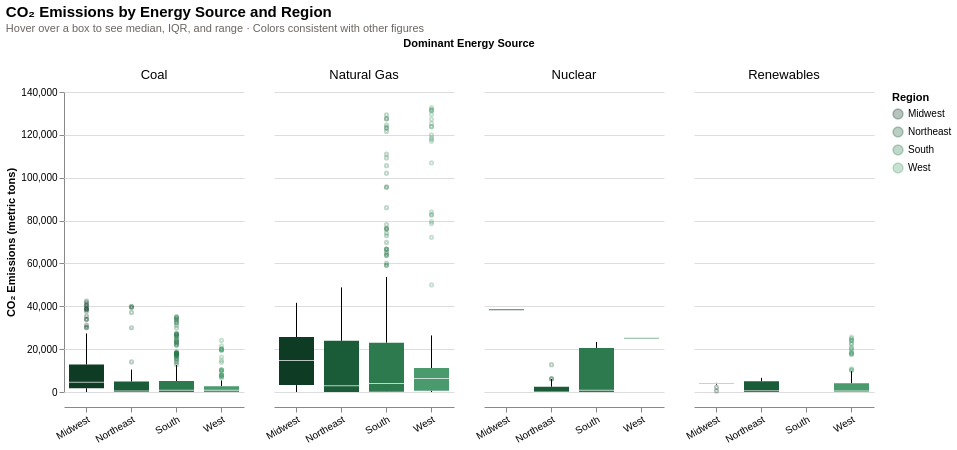

Here is the notebook cell this chart was saved with:
### Code cell
# CO2 Emissions by Region and Energy Source
df_box = df.dropna(subset=["Region", "Dominant_Energy_Source", "CO2_Emissions"]).copy()

df_box["Q1"]     = df_box.groupby(["Region","Dominant_Energy_Source"])["CO2_Emissions"].transform(lambda x: x.quantile(0.25))
df_box["Median"] = df_box.groupby(["Region","Dominant_Energy_Source"])["CO2_Emissions"].transform("median")
df_box["Q3"]     = df_box.groupby(["Region","Dominant_Energy_Source"])["CO2_Emissions"].transform(lambda x: x.quantile(0.75))
df_box["IQR"]    = df_box["Q3"] - df_box["Q1"]
df_box["Min"]    = df_box.groupby(["Region","Dominant_Energy_Source"])["CO2_Emissions"].transform("min")
df_box["Max"]    = df_box.groupby(["Region","Dominant_Energy_Source"])["CO2_Emissions"].transform("max")

# Darker distinct shades of green
color_scale = alt.Scale(
    domain=["Midwest", "Northeast", "South", "West"],
    range=["#0d3b24", "#1a5c38", "#2d7a4f", "#4a9a6e"]
)

base = alt.Chart(df_box)

boxes = base.mark_boxplot(
    extent=1.5,
    size=35,
    outliers=alt.MarkConfig(size=10, opacity=0.3),
).encode(
    x=alt.X("Region:N", title=None,
            axis=alt.Axis(labelAngle=-30, labelFontSize=10)),
    y=alt.Y("CO2_Emissions:Q", title="CO\u2082 Emissions (metric tons)"),
    color=alt.Color("Region:N", title="Region",
                    scale=color_scale,
                    legend=alt.Legend(orient="right")),
)

tooltip_layer = base.mark_point(opacity=0, size=900).encode(
    x=alt.X("Region:N"),
    y=alt.Y("Median:Q"),
    color=alt.Color("Region:N", scale=color_scale, legend=None),
    tooltip=[
        alt.Tooltip("Dominant_Energy_Source:N", title="Energy Source"),
        alt.Tooltip("Region:N",                 title="Region"),
        alt.Tooltip("Median:Q", title="Median CO\u2082",  format=",.0f"),
        alt.Tooltip("Q1:Q",     title="Q1 (25th %)", format=",.0f"),
        alt.Tooltip("Q3:Q",     title="Q3 (75th %)", format=",.0f"),
        alt.Tooltip("IQR:Q",    title="IQR",         format=",.0f"),
        alt.Tooltip("Min:Q",    title="Min CO\u2082",     format=",.0f"),
        alt.Tooltip("Max:Q",    title="Max CO\u2082",     format=",.0f"),
    ],
)

boxplot = (
    alt.layer(boxes, tooltip_layer)
    .properties(width=180)
    .facet(
        column=alt.Column(
            "Dominant_Energy_Source:N",
            title="Dominant Energy Source",
            header=alt.Header(labelFontSize=13)
        ),
        spacing=30
    )
    .properties(
        title=alt.TitleParams(
            text="CO\u2082 Emissions by Energy Source and Region",
            subtitle="Hover over a box to see median, IQR, and range \u00b7 Colors consistent with other figures",
            fontSize=15,
            subtitleFontSize=11,
            subtitleColor="#6b6560"
        )
    )
    .configure_view(strokeWidth=0)
    .resolve_scale(y="shared")
)

boxplot

### Figure 1 — Vega-Lite specification as saved in the notebook (floating-point values rounded to 4 significant figures; data arrays with more than 128 entries replaced by an {"elided": "..."} marker saying what was removed)
{"config": {"view": {"continuousWidth": 300, "continuousHeight": 300, "strokeWidth": 0}}, "data": {"name": "data-2df89b57b1a1270d5b2693314cc6262b"}, "facet": {"column": {"field": "Dominant_Energy_Source", "header": {"labelFontSize": 13}, "title": "Dominant Energy Source", "type": "nominal"}}, "spec": {"layer": [{"mark": {"type": "boxplot", "extent": 1.5, "outliers": {"opacity": 0.3, "size": 10}, "size": 35}, "encoding": {"color": {"field": "Region", "legend": {"orient": "right"}, "scale": {"domain": ["Midwest", "Northeast", "South", "West"], "range": ["#0d3b24", "#1a5c38", "#2d7a4f", "#4a9a6e"]}, "title": "Region", "type": "nominal"}, "x": {"axis": {"labelAngle": -30, "labelFontSize": 10}, "field": "Region", "title": null, "type": "nominal"}, "y": {"field": "CO2_Emissions", "title": "CO₂ Emissions (metric tons)", "type": "quantitative"}}}, {"mark": {"type": "point", "opacity": 0, "size": 900}, "encoding": {"color": {"field": "Region", "legend": null, "scale": {"domain": ["Midwest", "Northeast", "South", "West"], "range": ["#0d3b24", "#1a5c38", "#2d7a4f", "#4a9a6e"]}, "type": "nominal"}, "tooltip": [{"field": "Dominant_Energy_Source", "title": "Energy Source", "type": "nominal"}, {"field": "Region", "title": "Region", "type": "nominal"}, {"field": "Median", "format": ",.0f", "title": "Median CO₂", "type": "quantitative"}, {"field": "Q1", "format": ",.0f", "title": "Q1 (25th %)", "type": "quantitative"}, {"field": "Q3", "format": ",.0f", "title": "Q3 (75th %)", "type": "quantitative"}, {"field": "IQR", "format": ",.0f", "title": "IQR", "type": "quantitative"}, {"field": "Min", "format": ",.0f", "title": "Min CO₂", "type": "quantitative"}, {"field": "Max", "format": ",.0f", "title": "Max CO₂", "type": "quantitative"}], "x": {"field": "Region", "type": "nominal"}, "y": {"field": "Median", "type": "quantitative"}}}], "width": 180}, "resolve": {"scale": {"y": "shared"}}, "spacing": 30, "title": {"text": "CO₂ Emissions by Energy Source and Region", "fontSize": 15, "subtitle": "Hover over a box to see median, IQR, and range · Colors consistent with other figures", "subtitleColor": "#6b6560", "subtitleFontSize": 11}, "$schema": "https://vega.github.io/schema/vega-lite/v5.8.0.json", "datasets": {"data-2df89b57b1a1270d5b2693314cc6262b": {"elided": "2193 records"}}}
